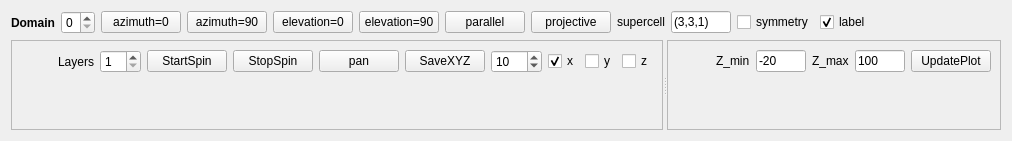
           <widget class="QWidget" name="tab_4">
            <attribute name="title">
             <string>MSV</string>
            </attribute>
            <layout class="QVBoxLayout" name="verticalLayout_5">
             <item>
              <layout class="QHBoxLayout" name="horizontalLayout_9">
               <item>
                <widget class="QLabel" name="label_3">
                 <property name="font">
                  <font>
                   <weight>75</weight>
                   <bold>true</bold>
                  </font>
                 </property>
                 <property name="text">
                  <string>Domain</string>
                 </property>
                </widget>
               </item>
               <item>
                <widget class="QSpinBox" name="spinBox_domain">
                 <property name="minimum">
                  <number>0</number>
                 </property>
                 <property name="maximum">
                  <number>5</number>
                 </property>
                </widget>
               </item>
               <item>
                <widget class="QPushButton" name="pushButton_azimuth_0">
                 <property name="text">
                  <string>azimuth=0</string>
                 </property>
                </widget>
               </item>
               <item>
                <widget class="QPushButton" name="pushButton_azimuth_90">
                 <property name="text">
                  <string>azimuth=90</string>
                 </property>
                </widget>
               </item>
               <item>
                <widget class="QPushButton" name="pushButton_elevation_0">
                 <property name="text">
                  <string>elevation=0</string>
                 </property>
                </widget>
               </item>
               <item>
                <widget class="QPushButton" name="pushButton_elevation_90">
                 <property name="text">
                  <string>elevation=90</string>
                 </property>
                </widget>
               </item>
               <item>
                <widget class="QPushButton" name="pushButton_parallel">
                 <property name="text">
                  <string>parallel</string>
                 </property>
                </widget>
               </item>
               <item>
                <widget class="QPushButton" name="pushButton_projective">
                 <property name="text">
                  <string>projective</string>
                 </property>
                </widget>
               </item>
               <item>
                <widget class="QLabel" name="label_6">
                 <property name="sizePolicy">
                  <sizepolicy hsizetype="Fixed" vsizetype="Fixed">
                   <horstretch>0</horstretch>
                   <verstretch>0</verstretch>
                  </sizepolicy>
                 </property>
                 <property name="text">
                  <string>supercell</string>
                 </property>
                </widget>
               </item>
               <item>
                <widget class="QLineEdit" name="lineEdit_super_cell">
                 <property name="sizePolicy">
                  <sizepolicy hsizetype="Fixed" vsizetype="Fixed">
                   <horstretch>0</horstretch>
                   <verstretch>0</verstretch>
                  </sizepolicy>
                 </property>
                 <property name="maximumSize">
                  <size>
                   <width>60</width>
                   <height>16777215</height>
                  </size>
                 </property>
                 <property name="text">
                  <string>(3,3,1)</string>
                 </property>
                </widget>
               </item>
               <item>
                <widget class="QCheckBox" name="checkBox_symmetry">
                 <property name="text">
                  <string>symmetry</string>
                 </property>
                </widget>
               </item>
               <item>
                <widget class="QCheckBox" name="checkBox_label">
                 <property name="text">
                  <string>label</string>
                 </property>
                 <property name="checked">
                  <bool>true</bool>
                 </property>
                </widget>
               </item>
               <item>
                <spacer name="horizontalSpacer_5">
                 <property name="orientation">
                  <enum>Qt::Horizontal</enum>
                 </property>
                 <property name="sizeHint" stdset="0">
                  <size>
                   <width>40</width>
                   <height>20</height>
                  </size>
                 </property>
                </spacer>
               </item>
              </layout>
             </item>
             <item>
              <widget class="QSplitter" name="splitter_3">
               <property name="orientation">
                <enum>Qt::Horizontal</enum>
               </property>
               <widget class="QFrame" name="frame_2">
                <property name="frameShape">
                 <enum>QFrame::StyledPanel</enum>
                </property>
                <property name="frameShadow">
                 <enum>QFrame::Raised</enum>
                </property>
                <layout class="QVBoxLayout" name="verticalLayout_4">
                 <item>
                  <layout class="QHBoxLayout" name="horizontalLayout_13">
                   <item>
                    <spacer name="horizontalSpacer_4">
                     <property name="orientation">
                      <enum>Qt::Horizontal</enum>
                     </property>
                     <property name="sizeHint" stdset="0">
                      <size>
                       <width>40</width>
                       <height>20</height>
                      </size>
                     </property>
                    </spacer>
                   </item>
                   <item>
                    <widget class="QLabel" name="label_4">
                     <property name="text">
                      <string>Layers</string>
                     </property>
                    </widget>
                   </item>
                   <item>
                    <widget class="QSpinBox" name="spinBox_layers">
                     <property name="minimum">
                      <number>1</number>
                     </property>
                    </widget>
                   </item>
                   <item>
                    <widget class="QPushButton" name="pushButton_start_spin">
                     <property name="text">
                      <string>StartSpin</string>
                     </property>
                    </widget>
                   </item>
                   <item>
                    <widget class="QPushButton" name="pushButton_stop_spin">
                     <property name="text">
                      <string>StopSpin</string>
                     </property>
                    </widget>
                   </item>
                   <item>
                    <widget class="QPushButton" name="pushButton_pan">
                     <property name="text">
                      <string>pan</string>
                     </property>
                    </widget>
                   </item>
                   <item>
                    <widget class="QPushButton" name="pushButton_xyz">
                     <property name="text">
                      <string>SaveXYZ</string>
                     </property>
                    </widget>
                   </item>
                   <item>
                    <widget class="QSpinBox" name="spinBox_pan_pixel">
                     <property name="minimum">
                      <number>-100</number>
                     </property>
                     <property name="maximum">
                      <number>100</number>
                     </property>
                     <property name="value">
                      <number>10</number>
                     </property>
                    </widget>
                   </item>
                   <item>
                    <widget class="QCheckBox" name="checkBox_x">
                     <property name="text">
                      <string>x</string>
                     </property>
                     <property name="checked">
                      <bool>true</bool>
                     </property>
                    </widget>
                   </item>
                   <item>
                    <widget class="QCheckBox" name="checkBox_y">
                     <property name="text">
                      <string>y</string>
                     </property>
                    </widget>
                   </item>
                   <item>
                    <widget class="QCheckBox" name="checkBox_z">
                     <property name="text">
                      <string>z</string>
                     </property>
                    </widget>
                   </item>
                  </layout>
                 </item>
                 <item>
                  <widget class="GLViewWidget_cum" name="widget_edp" native="true">
                   <property name="minimumSize">
                    <size>
                     <width>0</width>
                     <height>41</height>
                    </size>
                   </property>
                  </widget>
                 </item>
                </layout>
               </widget>
               <widget class="QFrame" name="frame_3">
                <property name="frameShape">
                 <enum>QFrame::StyledPanel</enum>
                </property>
                <property name="frameShadow">
                 <enum>QFrame::Raised</enum>
                </property>
                <layout class="QVBoxLayout" name="verticalLayout_7">
                 <item>
                  <layout class="QHBoxLayout" name="horizontalLayout_8">
                   <item>
                    <spacer name="horizontalSpacer_3">
                     <property name="orientation">
                      <enum>Qt::Horizontal</enum>
                     </property>
                     <property name="sizeHint" stdset="0">
                      <size>
                       <width>40</width>
                       <height>20</height>
                      </size>
                     </property>
                    </spacer>
                   </item>
                   <item>
                    <widget class="QLabel" name="label_7">
                     <property name="text">
                      <string>Z_min</string>
                     </property>
                    </widget>
                   </item>
                   <item>
                    <widget class="QLineEdit" name="lineEdit_z_min">
                     <property name="sizePolicy">
                      <sizepolicy hsizetype="Fixed" vsizetype="Fixed">
                       <horstretch>0</horstretch>
                       <verstretch>0</verstretch>
                      </sizepolicy>
                     </property>
                     <property name="maximumSize">
                      <size>
                       <width>50</width>
                       <height>16777215</height>
                      </size>
                     </property>
                     <property name="text">
                      <string>-20</string>
                     </property>
                    </widget>
                   </item>
                   <item>
                    <widget class="QLabel" name="label_8">
                     <property name="text">
                      <string>Z_max</string>
                     </property>
                    </widget>
                   </item>
                   <item>
                    <widget class="QLineEdit" name="lineEdit_z_max">
                     <property name="sizePolicy">
                      <sizepolicy hsizetype="Fixed" vsizetype="Fixed">
                       <horstretch>0</horstretch>
                       <verstretch>0</verstretch>
                      </sizepolicy>
                     </property>
                     <property name="maximumSize">
                      <size>
                       <width>50</width>
                       <height>16777215</height>
                      </size>
                     </property>
                     <property name="text">
                      <string>100</string>
                     </property>
                    </widget>
                   </item>
                   <item>
                    <widget class="QPushButton" name="pushButton_update_plot">
                     <property name="text">
                      <string>UpdatePlot</string>
                     </property>
                    </widget>
                   </item>
                  </layout>
                 </item>
                 <item>
                  <widget class="GraphicsLayoutWidget" name="widget_fom_scan" native="true"/>
                 </item>
                </layout>
               </widget>
              </widget>
             </item>
            </layout>
           </widget>
